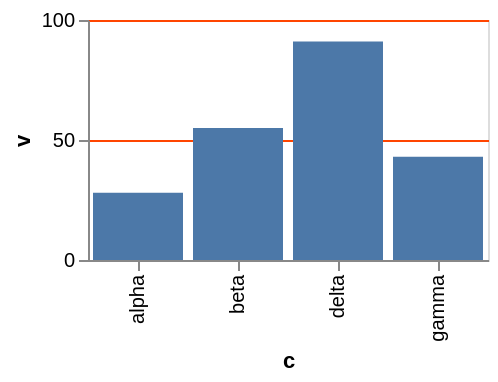

Here is the Vega-Lite specification saved for this chart:
### Vega-Lite specification from a JSON file in a GitHub repository (floating-point values rounded to 4 significant figures)
{"$schema": "https://vega.github.io/schema/vega-lite/v6.json", "width": 200, "height": 120, "data": {"values": [{"c": "alpha", "v": 28, "w": 3, "t": "2024-01-07"}, {"c": "beta", "v": 55, "w": 7, "t": "2024-03-19"}, {"c": "gamma", "v": 43, "w": 5, "t": "2024-06-02"}, {"c": "delta", "v": 91, "w": 9, "t": "2024-09-11"}]}, "mark": "bar", "encoding": {"x": {"field": "c", "type": "nominal"}, "y": {"field": "v", "type": "quantitative", "axis": {"gridColor": "orangered"}}}}
